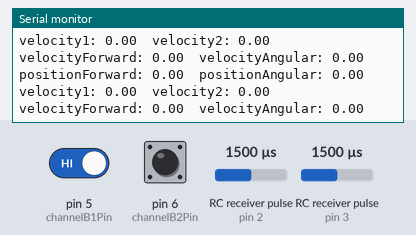
Bench run of a sketch on a simulated Arduino Uno, built with avr-gcc and run on an emulated ATmega328P. Shown: the last lines printed to the serial monitor. Wiring (inferred from the names in the program): 2 × RC receiver channel: data pin 2 / data pin 3. The test bench sets the inputs (shaded band); at power-on: pin 6 (channelB2Pin) HIGH, pin 5 (channelB1Pin) HIGH, RC receiver pulse (sensors on pin 2, pin 3) 1500 µs.

Above: at 1.2 s.
1.3 s: pin 6 (channelB2Pin) pulled LOW for 1 s
At 1.88 s:
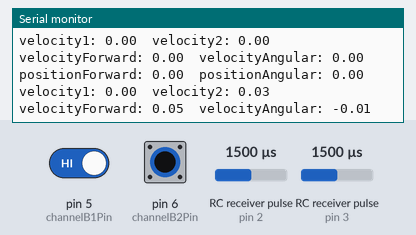
5.3 s: pin 5 (channelB1Pin) driven LOW and pin 6 (channelB2Pin) driven LOW
8.3 s: pin 5 (channelB1Pin) driven HIGH and pin 6 (channelB2Pin) driven HIGH
At 8.64 s:
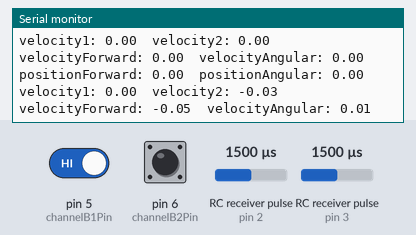
20.3 s: pin 6 (channelB2Pin) driven LOW
At 20.73 s:
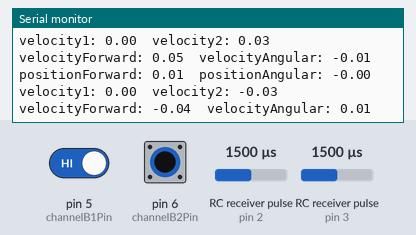
23.3 s: pin 6 (channelB2Pin) driven HIGH
At 23.85 s:
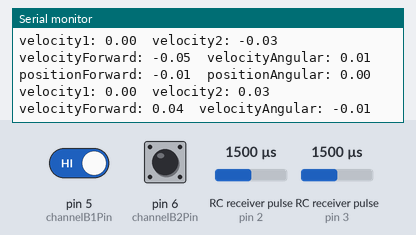
Timing chart, 0 to 26.3 s (numbered marks = the images above; inputs shaded):
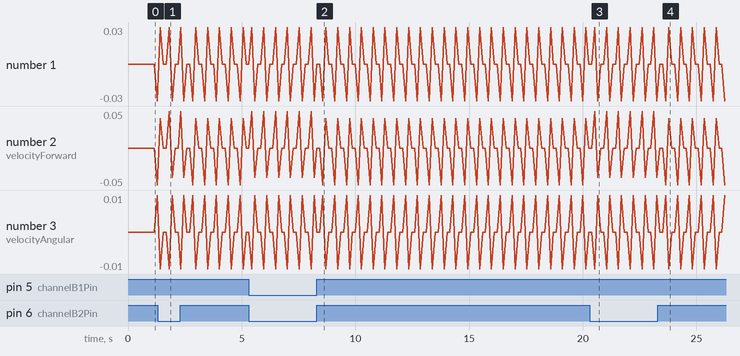

Measured:
- after the input at 1.3 s, the serial monitor: prints a new line after 0.51 s (image 1)
- after the input at 8.3 s, the serial monitor: prints a new line after 0.27 s (image 2)
- after the input at 20.3 s, the serial monitor: prints a new line after 0.23 s (image 3)
- after the input at 23.3 s, the serial monitor: prints a new line after 0.35 s (image 4)
- plotted number 2: 0 → -0.04 after the input at 20.3 s

The sketch:

velocity_counter.ino
```cpp
//this code is basic encoder reading without motor control

#define PI 3.1415926535897932384626433832795 //definition for PI constant

//Pin assignment and global variable instantiation
const int powerPin = 11; //pin for an extra Vcc = 5V
const int channelA1Pin = 2;
const int channelB1Pin = 5;
const int channelA2Pin = 3;
const int channelB2Pin = 6;

//ISR variables
volatile bool channelA1 = HIGH; //Channel A1 set on default
volatile bool channelB1 = HIGH; //Channel B1 set on default
volatile bool channelA2 = HIGH; //Channel A2 set on default
volatile bool channelB2 = HIGH; //Channel B2 set on default
volatile int count1 = 0; //counter variable for position
volatile int count2 = 0; //counter variable for position

//main loop variables
unsigned long timeDelta = 0; //time in between loops
unsigned long timeMain = 0; //time loop takes place
float velocity1 = 0; //velocity of left wheel
float velocity2 = 0; //velocity of right wheel
float velocityForward = 0; //forward velocity of robot
float velocityAngular = 0; //angular velocity of robot
float positionForward = 0; //forward position of robot
float positionAngular = 0; //angular position of robot


void setup() { //Sets up pins and serial monitor
  Serial.begin(9600); //opens serial
  pinMode(channelA1Pin,INPUT_PULLUP);
  pinMode(channelB1Pin,INPUT_PULLUP);
  pinMode(channelA2Pin,INPUT_PULLUP);
  pinMode(channelB2Pin,INPUT_PULLUP);

  pinMode(powerPin,OUTPUT);
  digitalWrite(powerPin,HIGH); //sets power pin to high for extra Vcc=5V
  attachInterrupt(digitalPinToInterrupt(channelA1Pin), encoder1ISR, CHANGE); //sets interrupt to happen when channel A1 changes
  attachInterrupt(digitalPinToInterrupt(channelA2Pin), encoder2ISR, CHANGE); //sets interrupt to happen when channel A2 changes
}

void loop() { //main loop (nothing)
  timeDelta = micros()-timeMain; //time in between loops
  timeMain = micros(); //time of current loop

  velocity1 = (count1*2*PI*1000000.0)/(3200.0*timeDelta); //rotational velocity of wheel 1
  count1=0; //resets counts of wheel 1
  velocity2 = (count2*2*PI*1000000.0)/(3200.0*timeDelta); //rotational velocity of wheel 2
  count2=0; //resets counts of wheel 1
  velocityForward = (velocity1+velocity2)*(3.0/2.0); //forward velocity of robot
  velocityAngular = (velocity1-velocity2)*(3.0/11.0); //angular velocity of robot
  positionForward = positionForward+(velocityForward * timeDelta/1000000.0); //forward position of robot
  positionAngular = positionAngular+(velocityAngular * timeDelta/1000000.0); //angular position of robot

  //prints out data
  Serial.print("velocity1: ");
  Serial.print(velocity1);
  Serial.print("\tvelocity2: ");
  Serial.print(velocity2);
  Serial.print("\tvelocityForward: ");
  Serial.print(velocityForward);
  Serial.print("\tvelocityAngular: ");
  Serial.println(velocityAngular);
  Serial.print("positionForward: ");
  Serial.print(positionForward);
  Serial.print("\tpositionAngular: ");
  Serial.println(positionAngular);
  Serial.println();
}

void encoder1ISR() { //interrupt for wheel 1 (left)
  channelA1 = digitalRead(channelA1Pin); //Reads channels for current iteration
  channelB1 = digitalRead(channelB1Pin);
  if (channelA1==channelB1){ //Adds to counter if channel A matches channel B
      count1=count1-2;
  } else { //Subtracts from counter if channel A differs from channel B
      count1=count1+2;
  }
}

void encoder2ISR() { //interrupt for wheel 2 (right)
  channelA2 = digitalRead(channelA2Pin); //Reads channels for current iteration
  channelB2 = digitalRead(channelB2Pin);
  if (channelA2==channelB2){ //Adds to counter if channel A matches channel B
      count2=count2-2;
  } else { //Subtracts from counter if channel A differs from channel B
      count2=count2+2;
  }
}
```
